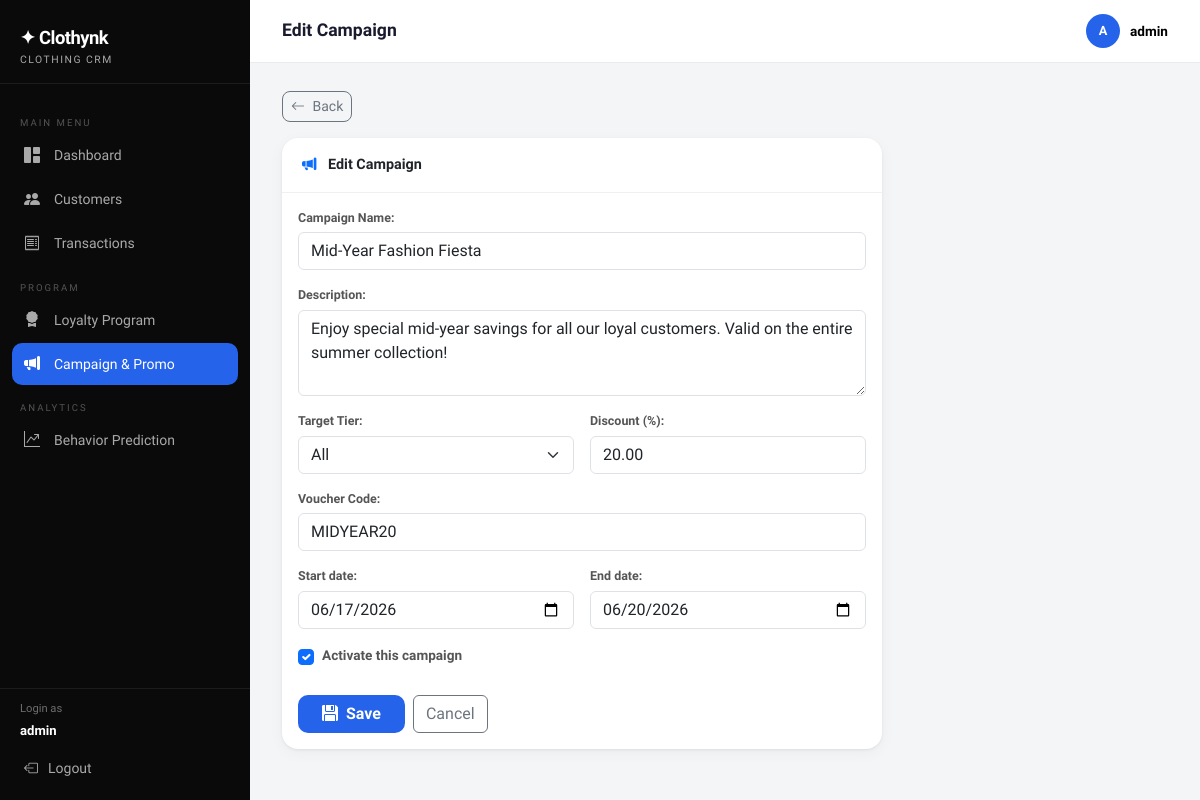
Page /campaign/2/edit/ (signed in) on the committed database.
### core/models.py (models this page shows, shortened)
class Campaign(models.Model):
    TARGET_TIER_CHOICES = [('all', 'All')] + LoyaltyProfile.TIER_CHOICES
    name                = models.CharField(max_length=150, verbose_name='Campaign Name')
    description         = models.TextField(verbose_name='Description')
    start_date          = models.DateField(verbose_name='Start Date')
    end_date            = models.DateField(verbose_name='End Date')
    target_tier         = models.CharField(max_length=10, choices=TARGET_TIER_CHOICES, default='all', verbose_name='Target Tier')
    discount_percentage = models.DecimalField(max_digits=5, decimal_places=2, verbose_name='Discount (%)')
    voucher_code        = models.CharField(max_length=50, verbose_name='Voucher Code')
    is_active           = models.BooleanField(default=True, verbose_name='Active?')
    created_at          = models.DateTimeField(auto_now_add=True)
    class Meta:
        ordering = ['-created_at']
        verbose_name = 'Campaign'
        verbose_name_plural = 'Campaign'

### core/views.py (the view)
# urls.py: path('campaign/<int:pk>/edit/', views.campaign_edit, name='campaign_edit'),
@login_required
def campaign_edit(request, pk):
    campaign = get_object_or_404(Campaign, pk=pk)
    form = CampaignForm(request.POST or None, instance=campaign)
    if form.is_valid():
        form.save()
        messages.success(request, 'Campaign updated successfully!')
        return redirect('campaign_list')
    return render(request, 'core/campaign_form.html', {'form': form, 'title': 'Edit Campaign', 'campaign': campaign})

### core/forms.py
class CampaignForm(forms.ModelForm):
    start_date = forms.DateField(
        widget=forms.DateInput(
            format='%Y-%m-%d',
            attrs={'type': 'date', 'class': 'form-control'}
        )
    )
    end_date = forms.DateField(
        widget=forms.DateInput(
            format='%Y-%m-%d',
            attrs={'type': 'date', 'class': 'form-control'}
        )
    )
    class Meta:
        model = Campaign
        fields = ['name', 'description', 'start_date', 'end_date', 'target_tier', 'discount_percentage', 'voucher_code', 'is_active']
        widgets = {
            'name':                forms.TextInput(attrs={'class': 'form-control'}),
            'description':         forms.Textarea(attrs={'class': 'form-control', 'rows': 3}),
            'target_tier':         forms.Select(attrs={'class': 'form-select'}),
            'discount_percentage': forms.NumberInput(attrs={'class': 'form-control', 'step': '0.01'}),
            'voucher_code':        forms.TextInput(attrs={'class': 'form-control'}),
            'is_active':           forms.CheckboxInput(attrs={'class': 'form-check-input'}),
        }

### core/templates/core/campaign_form.html (shortened to what this page needs)
{% extends 'core/base.html' %}
{% block page_title %}{{ title }}{% endblock %}
{% block content %}
<div class="mb-3">
  <a href="{% url 'campaign_list' %}" class="btn btn-sm btn-outline-secondary" style="border-radius:8px;"><i class="bi bi-arrow-left me-1"></i> Back</a>
</div>
<div class="card" style="max-width:600px;">
  <div class="card-header fw-semibold">
    <i class="bi bi-megaphone-fill me-2 text-primary"></i>
    {{ title }}
</div>
  <div class="card-body">
    <form method="post">
      <div class="row g-3">
        <div class="col-12">{{ form.name.label_tag }}{{ form.name }}</div>
        <div class="col-12">{{ form.description.label_tag }}{{ form.description }}</div>
       <div class="col-md-6">{{ form.target_tier.label_tag }}{{ form.target_tier }}</div>
        <div class="col-md-6">{{ form.discount_percentage.label_tag }}{{ form.discount_percentage }}</div>
        <div class="col-12">{{ form.voucher_code.label_tag }}{{ form.voucher_code }}</div>
        <div class="col-md-6">{{ form.start_date.label_tag }}{{ form.start_date }}</div>
        <div class="col-md-6">{{ form.end_date.label_tag }}{{ form.end_date }}</div>
        <div class="col-12">
          <div class="form-check">
            {{ form.is_active }}
            <label class="form-check-label" for="{{ form.is_active.id_for_label }}" style="font-size:0.85rem;">
              Activate this campaign
            </label>
          </div>
        </div>
      </div>
      <div class="d-flex gap-2 mt-4">
        <button type="submit" class="btn btn-accent px-4"><i class="bi bi-floppy-fill me-1"></i> Save</button>
        <a href="{% url 'campaign_list' %}" class="btn btn-outline-secondary">Cancel</a>
      </div>
    </form>
  </div>
</div>
{% endblock %}

### core/templates/core/base.html (shortened to what this page needs)
{% load crm_tags %}
<!DOCTYPE html>
<html lang="id">
<head>
  <link href="https://cdnjs.cloudflare.com/ajax/libs/bootstrap/5.3.2/css/bootstrap.min.css" rel="stylesheet">
  <link href="https://cdnjs.cloudflare.com/ajax/libs/bootstrap-icons/1.11.3/font/bootstrap-icons.min.css" rel="stylesheet">
</head>
<body>
<nav id="sidebar">
  <div class="sidebar-brand">
    <div class="brand-name">✦ Clothynk</div>
    <div class="brand-sub">Clothing CRM</div>
  </div>
  <div class="sidebar-nav">
    <div class="nav-section-label">Main Menu</div>
    <a href="{% url 'dashboard' %}" class="nav-link {% if request.resolver_match.url_name == 'dashboard' %}active{% endif %}">
      <i class="bi bi-grid-1x2-fill"></i> Dashboard
    </a>
    <a href="{% url 'customer_list' %}" class="nav-link {% if 'customer' in request.resolver_match.url_name %}active{% endif %}">
      <i class="bi bi-people-fill"></i> Customers
    </a>
    <a href="{% url 'transaction_list' %}" class="nav-link {% if 'transaction' in request.resolver_match.url_name %}active{% endif %}">
      <i class="bi bi-receipt"></i> Transactions
    </a>
    <div class="nav-section-label">Program</div>
    <a href="{% url 'loyalty_list' %}" class="nav-link {% if request.resolver_match.url_name == 'loyalty_list' %}active{% endif %}">
      <i class="bi bi-award-fill"></i> Loyalty Program
    </a>
    <a href="{% url 'campaign_list' %}" class="nav-link {% if 'campaign' in request.resolver_match.url_name %}active{% endif %}">
      <i class="bi bi-megaphone-fill"></i> Campaign & Promo
    </a>
    <div class="nav-section-label">Analytics</div>
    <a href="{% url 'analytics' %}" class="nav-link {% if request.resolver_match.url_name == 'analytics' %}active{% endif %}">
      <i class="bi bi-graph-up-arrow"></i> Behavior Prediction
    </a>
  </div>
  <div class="sidebar-footer">
    <div class="px-2 pb-1 text-white" style="font-size:0.7rem; opacity:0.4;">Login as</div>
    <div class="px-2 pb-2 text-white" style="font-size:0.82rem; font-weight:600;">{{ request.user.username }}</div>
    <a href="{% url 'logout' %}" class="nav-link"><i class="bi bi-box-arrow-left"></i> Logout</a>
  </div>
</nav>
<div id="main">
  <div class="topbar">
    <h1>{% block page_title %}Dashboard{% endblock %}</h1>
    <div class="user-badge">
      <div class="user-avatar">{{ request.user.username|first|upper }}</div>
      <div class="text-black">{{ request.user.username }}</div>
    </div>
  </div>
  <div class="page-content">
    {% block content %}{% endblock %}
  </div>
</div>
</body>
</html>

### core/templates/core/base.html (style rules this page uses)
:root { --sidebar-w: 250px; --brand: #0A0A0A; --accent: #2563EB; --accent2: #3B82F6; --bronze: #CD7F32; --silver: #9E9E9E; --gold: #FFC107; --platinum: #B0BEC5; --success-soft: #D1FAE5; --warning-soft: #FEF3C7; --danger-soft: #FEE2E2; --bg: #F4F5F7; --card-bg: #FFFFFF; --sidebar-bg: #0A0A0A; --sidebar-text: rgba(255,255,255,0.65); --sidebar-active: #FFFFFF; }
* { box-sizing: border-box; }
body { font-family: 'Plus Jakarta Sans', sans-serif; background: var(--bg); color: #1A1A2E; }
#sidebar { width: var(--sidebar-w); min-height: 100vh; background: var(--sidebar-bg); position: fixed; left: 0; top: 0; display: flex; flex-direction: column; z-index: 100; transition: transform .25s ease; }
.sidebar-brand { padding: 24px 20px 16px; border-bottom: 1px solid rgba(255,255,255,0.08); }
.sidebar-brand .brand-name { font-size: 1.15rem; font-weight: 800; color: #fff; letter-spacing: -0.5px; }
.sidebar-brand .brand-sub { font-size: 0.65rem; color: var(--sidebar-text); text-transform: uppercase; letter-spacing: 1.5px; }
.sidebar-nav { padding: 16px 12px; flex: 1; }
.nav-section-label { font-size: 0.6rem; text-transform: uppercase; letter-spacing: 2px; color: rgba(255,255,255,0.3); padding: 8px 8px 4px; margin-top: 8px; }
.sidebar-nav .nav-link { color: var(--sidebar-text); border-radius: 10px; padding: 9px 12px; font-size: 0.875rem; font-weight: 500; display: flex; align-items: center; gap: 10px; margin-bottom: 2px; transition: background .15s, color .15s; }
.sidebar-nav .nav-link.active { background: var(--accent); color: #fff; }
.sidebar-nav .nav-link i { font-size: 1rem; width: 20px; }
.sidebar-footer { padding: 12px; border-top: 1px solid rgba(255,255,255,0.08); }
.sidebar-footer .nav-link { color: var(--sidebar-text); font-size: 0.875rem; font-weight: 500; display: flex; align-items: center; gap: 10px; padding: 9px 12px; border-radius: 10px; }
#main { margin-left: var(--sidebar-w); min-height: 100vh; }
.topbar { background: #fff; border-bottom: 1px solid #E8ECF0; padding: 14px 32px; display: flex; align-items: center; justify-content: space-between; position: sticky; top: 0; z-index: 50; }
.topbar h1 { font-size: 1.1rem; font-weight: 700; color: #1A1A2E; margin: 0; }
.topbar .user-badge { display: flex; align-items: center; gap: 10px; font-size: 0.85rem; font-weight: 600; color: #555; }
.user-avatar { width: 34px; height: 34px; background: var(--accent); border-radius: 50%; display: flex; align-items: center; justify-content: center; color: #fff; font-size: 0.8rem; font-weight: 700; }
.page-content { padding: 28px 32px; }
.card { border: none; border-radius: 16px; box-shadow: 0 1px 3px rgba(0,0,0,0.07), 0 4px 16px rgba(0,0,0,0.04); background: var(--card-bg); }
.card-header { background: transparent; border-bottom: 1px solid #F0F0F0; padding: 16px 20px; font-weight: 700; font-size: 0.9rem; }
.btn-accent { background: var(--accent); color: #fff; border: none; font-weight: 600; border-radius: 10px; }

### core/templates/core/campaign_form.html (style rules this page uses)
label { font-size:0.78rem; font-weight:600; color:#555; display:block; margin-bottom:5px; }

### rows in the picture
Campaign: name "Mid-Year Fashion Fiesta", description "Enjoy special mid-year savings for all our loyal customers. Valid on the entire summer collection!", target_tier "All", discount_percentage "20.00", voucher_code "MIDYEAR20", start_date "06/17/2026", end_date "06/20/2026", is_active "☑"

### other values in the picture
{{ request.user.username }} "admin"
{{ title }} "Edit Campaign"
{{ request.user.username|first|upper }} "A"
